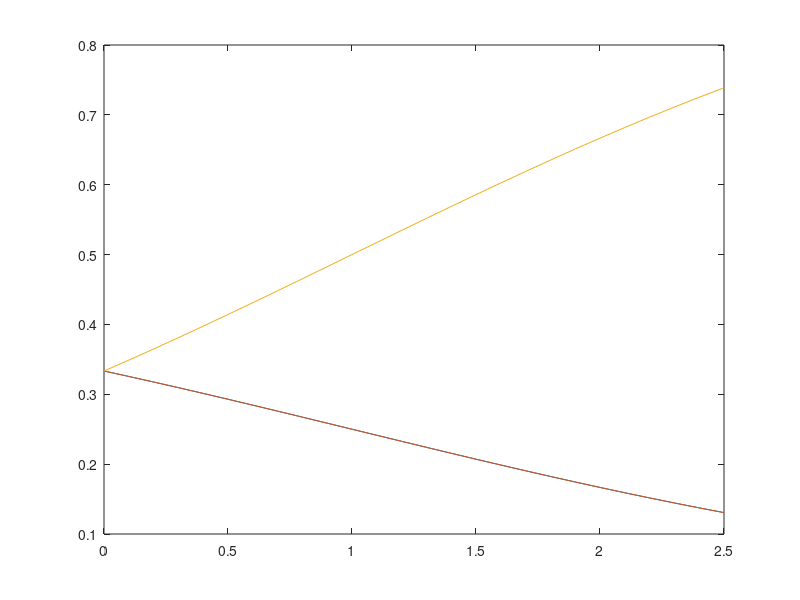

The MATLAB source for this figure: (Note: this script raises an error after producing the figure.)
%% Figure 3 from  Knies and Melo (2020)
% Calculates route choice probabilities for Figure 2 for varying kappa = 0 to 2.5
% Generates Figure 3
clear all
clc 

% Instantaneous edge costs
a1 = 1.9;
a2 = 2;
a3 = 0.1;
a4 = 0.1;

% Parameter of interest: Kappa, the choice aversion parameter
kap = 0:0.1:2.5;
theta = 1; % unused in our model, but just an edge cost scale parameter
% used more in other PSL models

% Route utilities (minimizing costs = maximizing negative costs)
u1 = -theta*(a1+a3);
u2 = -theta*(a1+a4);
u3 = -theta*(a2);

% Choice set size for each route
% Note Aji =\= the notation in the paper. 
% For simplicity of code, here Aji = product of choice set cardinality at
% each node along route i in the network. 
Aj1=2*2*1;
Aj2=2*2*1;
Aj3=2*1*1;


% Route probabilities
P1 = exp(u1)./(((Aj1./Aj1).^kap).*exp(u1)+((Aj1./Aj2).^kap).*exp(u2)+((Aj1./Aj3).^kap).*exp(u3));
P2 = exp(u2)./(((Aj2./Aj1).^kap).*exp(u1)+((Aj2./Aj2).^kap).*exp(u2)+((Aj2./Aj3).^kap).*exp(u3));
P3 = exp(u3)./(((Aj3./Aj1).^kap).*exp(u1)+((Aj3./Aj2).^kap).*exp(u2)+((Aj3./Aj3).^kap).*exp(u3));
P = P1+P2+P3;

%Figure for varying kappa
figure
r = plot(kap,P1,kap,P2,kap,P3);
r(1).LineWidth = 2;
r(2).LineWidth = 2;
r(2).LineStyle = ":";
r(3).LineWidth = 2;
legend({'Route 1','Route 2','Route 3'},'Location','northwest')
xlabel('\kappa')
ylabel('Choice Probability P_i')